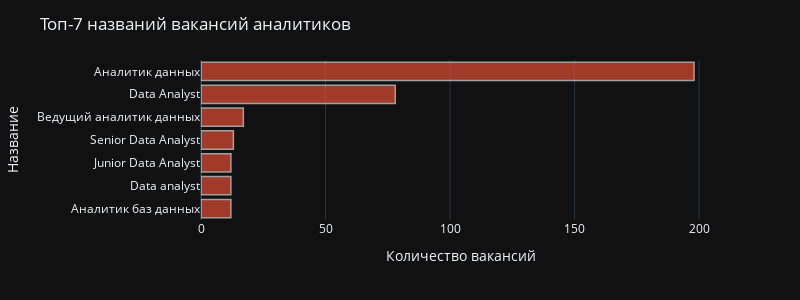

Notebook source saved alongside this figure:
### Code cell
plot_discrete(
    'da', 7, 'name', 
    rus_feature='Название', 
    title_text='Топ-7 названий вакансий аналитиков',
    height=300
)

### Figure 1 — Plotly figure (JSON) as saved in the notebook; plotly's stock layout.template omitted (floating-point values rounded to 4 significant figures)
{"data": [{"alignmentgroup": "True", "hovertemplate": "Количество вакансий=%{x}<br>Название=%{y}<extra></extra>", "legendgroup": "", "marker": {"color": "#FF563A", "line": {"color": "#FFFFFF", "width": 1.5}, "pattern": {"shape": ""}}, "name": "", "offsetgroup": "", "opacity": 0.6, "orientation": "h", "showlegend": false, "textposition": "auto", "type": "bar", "x": [12, 12, 12, 13, 17, 78, 198], "xaxis": "x", "y": ["Аналитик баз данных", "Data analyst", "Junior Data Analyst", "Senior Data Analyst", "Ведущий аналитик данных", "Data Analyst", "Аналитик данных"], "yaxis": "y"}], "layout": {"barmode": "relative", "height": 300, "legend": {"tracegroupgap": 0}, "margin": {"t": 60}, "showlegend": false, "title": {"text": "Топ-7 названий вакансий аналитиков"}, "width": 800, "xaxis": {"anchor": "y", "autorange": true, "domain": [0, 1], "range": [0, 208.4], "title": {"text": "Количество вакансий"}, "type": "linear"}, "yaxis": {"anchor": "x", "autorange": true, "domain": [0, 1], "range": [-0.5, 6.5], "title": {"text": "Название"}, "type": "category"}}}
